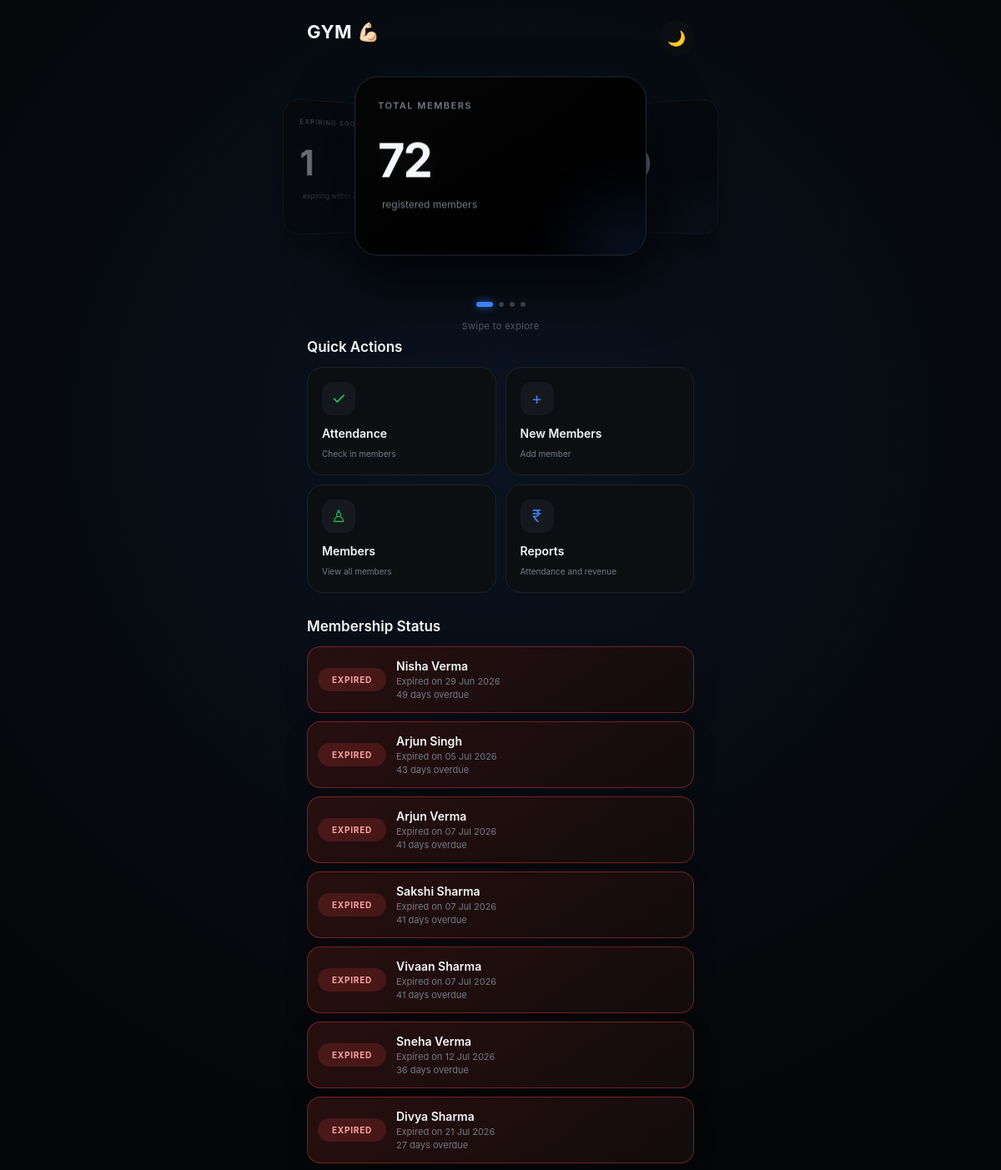
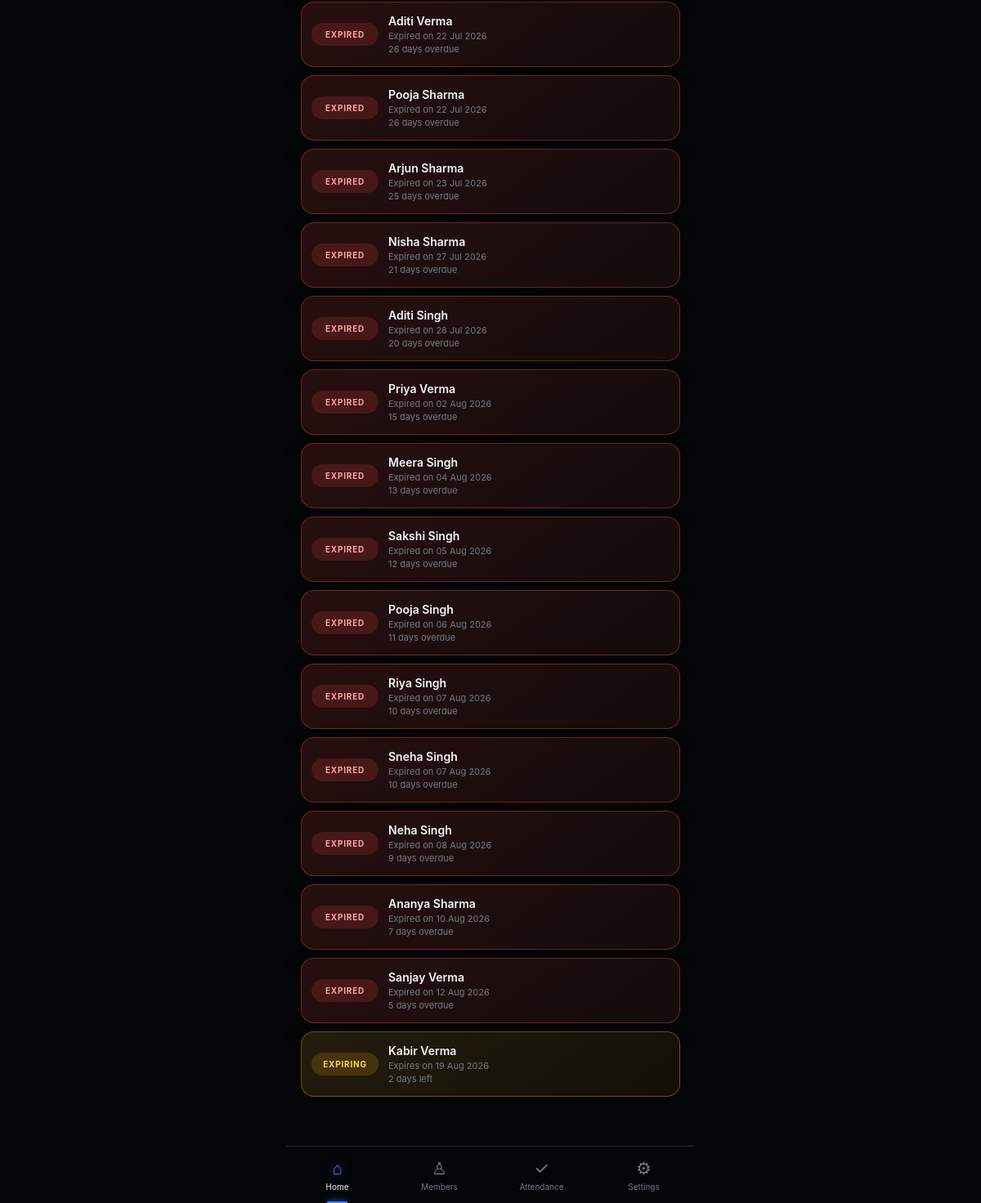
Page / (signed in) on the committed database (2 pictures, top to bottom).
### models.py (models this page shows, shortened)
class Member(db.Model):
    __tablename__ = "member"
    id = db.Column(db.Integer, primary_key=True)
    owner_id = db.Column(
        db.Integer,
        db.ForeignKey("gym_owner.id"),
        nullable=False,
        index=True
    )
    name = db.Column(db.String(100), nullable=False)
    address = db.Column(db.String(150), nullable=False)
    phone = db.Column(db.String(15), nullable=False)
    join_date = db.Column(db.Date, nullable=False)
    notes = db.Column(db.Text)
    active = db.Column(db.Boolean, default=True)
    current_plan_id = db.Column(
        db.Integer,
        db.ForeignKey("membership_plan.id")
    )
    current_plan = db.relationship("MembershipPlan", foreign_keys=[current_plan_id])
    membership_start = db.Column(db.Date)
    membership_expiry = db.Column(db.Date)
    memberships = db.relationship(
        "Membership",
        backref="member",
        lazy=True,
        cascade="all, delete-orphan"
    )
    attendance = db.relationship(
        "Attendance",
        backref="member",
        lazy=True,
        cascade="all, delete-orphan"
    )
    __table_args__ = (
        db.UniqueConstraint(
            "owner_id",
            "name",
            name="uq_owner_member_name"
        ),
    )

### routes/members.py (the view)
@members_bp.route("/")
def index():
    if current_user.is_authenticated:
        today = date.today()
        month_start = today.replace(day=1)
        total_members = Member.query.filter_by(owner_id=current_user.id).count()
        monthly_revenue = db.session.query(func.sum(Membership.amount_paid)).join(Member).filter(
            Member.owner_id == current_user.id,
            Membership.payment_date >= month_start,
            Membership.payment_date <= today,
        ).scalar() or 0
        today_attendance = Attendance.query.join(Member).filter(
            Member.owner_id == current_user.id,
            Attendance.attendance_date == today,
        ).count()
        expired_members = Member.query.filter(
            Member.owner_id == current_user.id,
            Member.membership_expiry < today,
        ).order_by(Member.membership_expiry.asc(), Member.name.asc()).all()
        expiring_soon = Member.query.filter(
            Member.owner_id == current_user.id,
            Member.active.is_(True),
            Member.membership_expiry >= today,
            Member.membership_expiry <= today + relativedelta(days=7),
        ).order_by(Member.membership_expiry.asc(), Member.name.asc()).all()
        return render_template(
            "home.html", active_page="home", total_members=total_members,
            monthly_revenue=monthly_revenue, today_attendance=today_attendance,
            expiring_soon=len(expiring_soon), expired_members=expired_members,
            expiring_members=expiring_soon, today=today,
        )
    return render_template("index.html")

### main.py (called while the page is built)
def create_app():
    app = Flask(__name__)
    app.secret_key = "ppp"
    app.config["SQLALCHEMY_DATABASE_URI"] = "sqlite:///gym.db"
    app.config["SQLALCHEMY_TRACK_MODIFICATIONS"] = False
    db.init_app(app)
    login_manager = LoginManager()
    login_manager.init_app(app)
    login_manager.login_view = "auth.login"
    @login_manager.user_loader
    def load_user(user_id):
        return db.session.get(GymOwner, int(user_id))
    from routes.admin import admin_bp
    from routes.auth import auth_bp
    from routes.members import members_bp
    from routes.settings import settings_bp
    app.register_blueprint(auth_bp)
    app.register_blueprint(members_bp)
    app.register_blueprint(settings_bp)
    app.register_blueprint(admin_bp)
    return app

### templates/home.html (shortened to what this page needs)
{% extends "components/base.html" %}
{% block head%}
<link rel="stylesheet" href="{{ url_for('static', filename='css/home.css') }}">
{% endblock %}
{% block body %}
<header class="header">
  <h1>GYM 💪🏻</h1>
  <button id="themeBtn" onclick="toggleTheme()">🌙</button>
</header>
<section class="showcase" id="showcase">
  <div class="showcase-stage">
    <div class="stat-card active">
      <div class="stat-label">TOTAL MEMBERS</div>
      <div class="stat-number">{{total_members}}</div>
      <div class="stat-growth green">
        <span> registered members </span>
      </div>
    </div>
    <div class="stat-card">
      <div class="stat-label">MONTHLY REVENUE</div>
      <div class="stat-number">₹{{ monthly_revenue }}</div>
      <div class="stat-growth green">
        <span> payments this month </span>
      </div>
    </div>
    <div class="stat-card">
      <div class="stat-label">EXPIRING SOON</div>
      <div class="stat-number">{{ expiring_soon }}</div>
      <div class="stat-growth green">
        <span> expiring within 7 days </span>
      </div>
    </div>
  </div>
  <div class="showcase-dots">
    <span class="dot active"></span>
    <span class="dot"></span>
    <span class="dot"></span>
    <span class="dot"></span>
  </div>
  <p class="swipe-hint">Swipe to explore</p>
</section>
<section class="quick-section">
  <div class="section-title">
    <h2>Quick Actions</h2>
  </div>
  <div class="actions">
    <a href="attendance" class="action-card">
      <div class="icon green-icon">✓</div>
      <div>
        <span> Attendance </span>
        <small> Check in members </small>
      </div>
    </a>
    <a class="action-card" href="/add_member">
      <div class="icon blue-icon">+</div>
      <div>
        <span> New Members </span>
        <small> Add member </small>
      </div>
    </a>
    <a href="{{ url_for('members.members') }}" class="action-card">
      <div class="icon green-icon">♙</div>
      <div>
        <span> Members </span>
        <small> View all members </small>
      </div>
    </a>
    <a href="{{ url_for('members.reports') }}" class="action-card">
      <div class="icon blue-icon">₹</div>
      <div>
        <span> Reports </span>
        <small> Attendance and revenue </small>
      </div>
    </a>
  </div>
</section>
<section class="status-section">
  <div class="section-title">
    <h2>Membership Status</h2>
  </div>
  {% if expired_members or expiring_members %}
  <div class="status-list">
    {% for member in expired_members %}
    <div class="status-item expired">
      <div class="status-badge expired">Expired</div>
      <div class="status-body">
        <strong>{{ member.name }}</strong>
        <small>Expired on {{ member.membership_expiry.strftime('%d %b %Y') if member.membership_expiry else '—' }}</small>
        <p>{{ (today - member.membership_expiry).days }} day{% if (today - member.membership_expiry).days != 1 %}s{% endif %} overdue</p>
      </div>
    </div>
    {% endfor %}
    {% for member in expiring_members %}
    <div class="status-item warning">
      <div class="status-badge warning">Expiring</div>
      <div class="status-body">
        <strong>{{ member.name }}</strong>
        <small>Expires on {{ member.membership_expiry.strftime('%d %b %Y') if member.membership_expiry else '—' }}</small>
        <p>{{ (member.membership_expiry - today).days }} day{% if (member.membership_expiry - today).days != 1 %}s{% endif %} left</p>
      </div>
    </div>
    {% endfor %}
  </div>
  {% endif %}
</section>
{% endblock %}

### static/css/base.css (style rules this page uses)
* { margin: 0; padding: 0; box-sizing: border-box; -webkit-tap-highlight-color: transparent; }
:root { --bg: #050608; --white: #f5f7fa; --muted: #737b87; --blue: #3b82f6; --green: #22c55e; --border: #20242b; --card: #0c0f12; --card2: #050505; --card3: #000000; --activity: #11151a; --navbg: rgba(5, 6, 8, 0.94); --iconbg: #15191e; --line: #1c2127; --cardborder: #242931; }
html { background: var(--bg); }
body { background: radial-gradient(circle at 50% 18%, rgba(59, 130, 246, 0.1), transparent 35%), var(--bg); color: var(--white); transition: background 0.35s, color 0.35s; font-family: -apple-system, BlinkMacSystemFont, "Segoe UI", Roboto, Arial, sans-serif; min-height: 100vh; overflow-x: hidden; }

### rows in the picture
Member: name "Nisha Verma", membership_expiry "29 Jun 2026", (today-member.membership_expiry).days "49"
Member: name "Arjun Singh", membership_expiry "05 Jul 2026", (today-member.membership_expiry).days "43"
Member: name "Arjun Verma", membership_expiry "07 Jul 2026", (today-member.membership_expiry).days "41"
Member: name "Sakshi Sharma", membership_expiry "07 Jul 2026", (today-member.membership_expiry).days "41"
Member: name "Vivaan Sharma", membership_expiry "07 Jul 2026", (today-member.membership_expiry).days "41"
Member: name "Sneha Verma", membership_expiry "12 Jul 2026", (today-member.membership_expiry).days "36"
Member: name "Divya Sharma", membership_expiry "21 Jul 2026", (today-member.membership_expiry).days "27"
Member: name "Aditi Verma", membership_expiry "22 Jul 2026", (today-member.membership_expiry).days "26"
Member: name "Pooja Sharma", membership_expiry "22 Jul 2026", (today-member.membership_expiry).days "26"
Member: name "Arjun Sharma", membership_expiry "23 Jul 2026", (today-member.membership_expiry).days "25"
Member: name "Nisha Sharma", membership_expiry "27 Jul 2026", (today-member.membership_expiry).days "21"
Member: name "Aditi Singh", membership_expiry "28 Jul 2026", (today-member.membership_expiry).days "20"
Member: name "Priya Verma", membership_expiry "02 Aug 2026", (today-member.membership_expiry).days "15"
Member: name "Meera Singh", membership_expiry "04 Aug 2026", (today-member.membership_expiry).days "13"
Member: name "Sakshi Singh", membership_expiry "05 Aug 2026", (today-member.membership_expiry).days "12"
Member: name "Pooja Singh", membership_expiry "06 Aug 2026", (today-member.membership_expiry).days "11"
Member: name "Riya Singh", membership_expiry "07 Aug 2026", (today-member.membership_expiry).days "10"
Member: name "Sneha Singh", membership_expiry "07 Aug 2026", (today-member.membership_expiry).days "10"
Member: name "Neha Singh", membership_expiry "08 Aug 2026", (today-member.membership_expiry).days "9"
Member: name "Ananya Sharma", membership_expiry "10 Aug 2026", (today-member.membership_expiry).days "7"
Member: name "Sanjay Verma", membership_expiry "12 Aug 2026", (today-member.membership_expiry).days "5"
Member: name "Kabir Verma", membership_expiry "19 Aug 2026", (member.membership_expiry-today).days "2"

### other values in the picture
{{ total_members }} "72"
{{ monthly_revenue }} "46900"
{{ expiring_soon }} "1"
